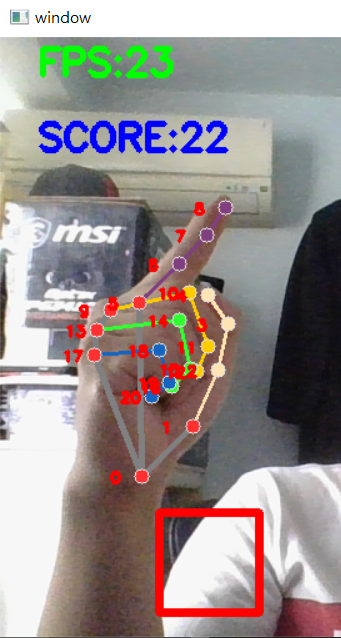
#> input picture hands_detection.png, 341 x 638 px, given in place of 4.jpg, which was not available
$ python 'OpenCV-初學.py'
#> lines starting #> are read from the running program, lines starting #| are printed output that depends on the picture; pictures that were not available may be replaced by others from this repository, and a replacement may not be noted
import cv2
import numpy as np


def show(img):
    cv2.imshow('oxox',img)
    cv2.waitKey(0)

# [45 lines of commented-out code are left out]

img=cv2.imread("4.jpg")
#> img is the input picture: shape (638, 341, 3); mean B, G, R 142.1, 143.9, 153.1
img20=cv2.imread("1.jpg")
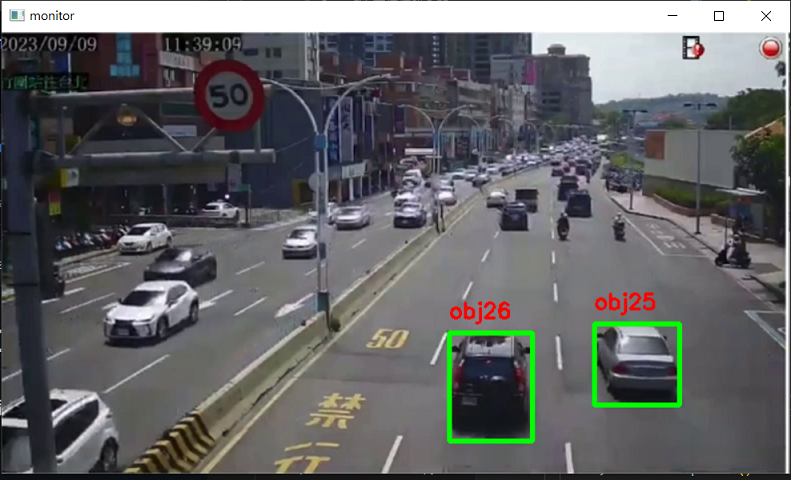
#> input picture object_detect.png, 791 x 480 px, given in place of 1.jpg, which was not available
#> img20 is the input picture: shape (480, 791, 3); mean B, G, R 102.5, 101.2, 100.4

#印出img的維度大小
# print(img.shape)

#創造圖片的概念
# img1=np.empty((300,300,3),np.uint8)

# for row in range(300):
#     for col in range(300):
#         img1[row][col]=[255,0,0]

#切割圖片
#以圖片左上角為原點
# new_4=img[100:332,200:500]

#轉換灰階圖片
img_gray=cv2.cvtColor(img, cv2.COLOR_BGR2GRAY)
img20=cv2.resize(img20,(0,0),fx=0.3,fy=0.3)
#> img20: shape (144, 237, 3)
#高斯模糊圖片
blur=cv2.GaussianBlur(img20,(7,7),10)
#平均值模糊法(計算範圍內的色彩值平均)
mean_blur=cv2.blur(img20,(20,20))
#中值模糊法將處理範圍內的色彩做排序 取順序在中間的
central=cv2.medianBlur(img20,35)
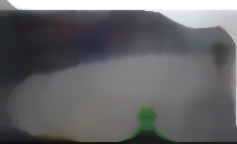
#> central: shape (144, 237, 3); mean B, G, R 104.2, 101.6, 101.5
# [9 lines of commented-out code are left out]
canny=cv2.Canny(img,300,500)
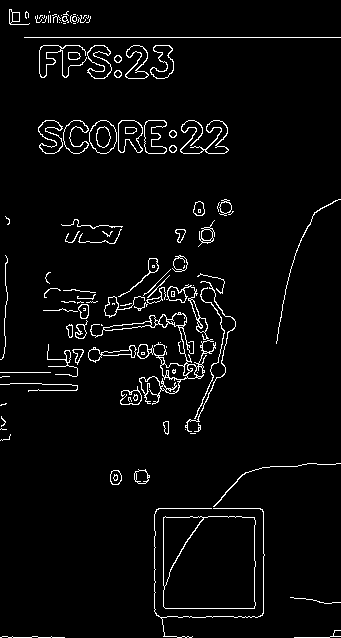
#> canny: shape (638, 341); 3.8% white in thin lines or dots

#dilate膨脹(把邊緣線條做膨脹色彩值高的會侵蝕低的)
dilate=cv2.dilate(img, np.ones((0,0)))

#erode侵蝕(色彩值低的會侵蝕高的)
erode=cv2.erode(img,np.ones((10,10)))
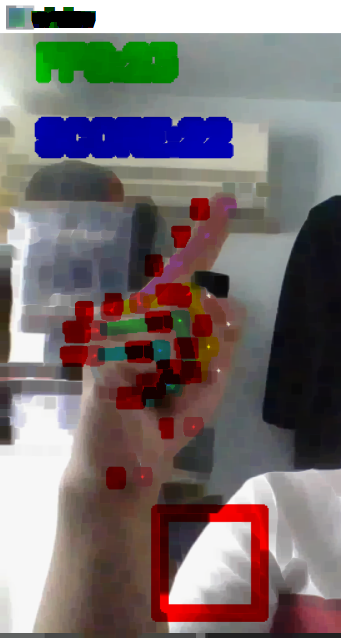
#> erode: shape (638, 341, 3); mean B, G, R 112.5, 112.4, 121.2
canny_e=cv2.erode(canny,np.ones((15,10)),iterations=1)
#> canny_e: shape (638, 341); every value is 0
canny_d=cv2.dilate(canny_e,np.ones((15,10)),iterations=1)
# [17 lines of commented-out code are left out]
img_flip=cv2.flip(img,1)
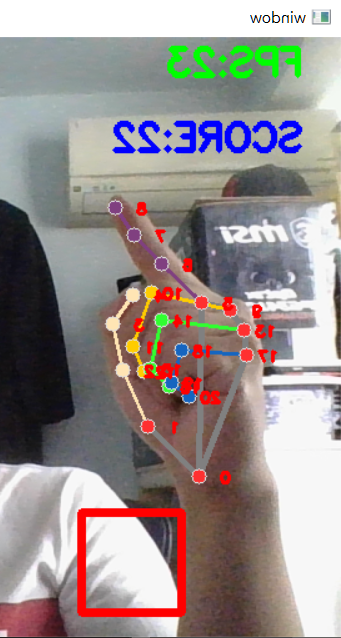
#> img_flip: shape (638, 341, 3); mean B, G, R 142.1, 143.9, 153.1

#旋轉圖片                                       #旋轉中心  旋轉角度 縮放比率  輸出的圖像大小
img_rotation=cv2.warpAffine(img, cv2.getRotationMatrix2D((500,250), 90, 0.2), (800,450))
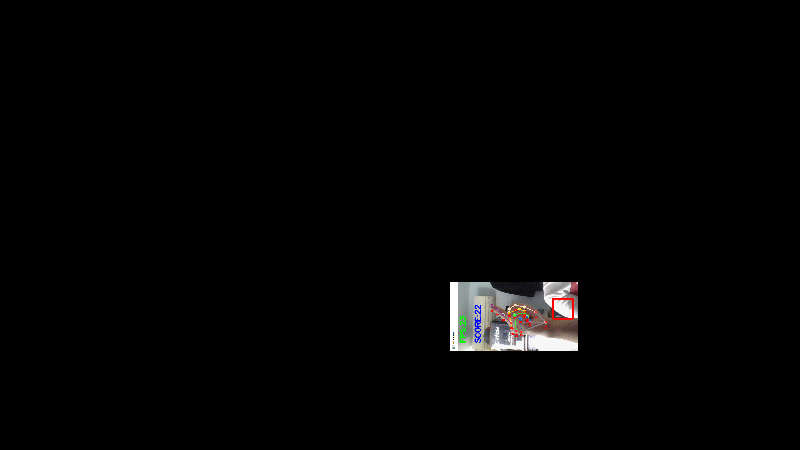
#> img_rotation: shape (450, 800, 3); mean B, G, R 3.5, 3.5, 3.8

#圖片的複製貼上
    #底圖要貼上的位置 大小要跟要貼上的圖片一致
# img[100:400,200:700]=img20[600:900,300:800]
#浮水印 第三個參數 間隔取值
# img[100:400,200:700:3]=img20[600:900,300:800:3]

# print(img20.shape)

#取bgr三種亮度
img19=img[:,:,2]
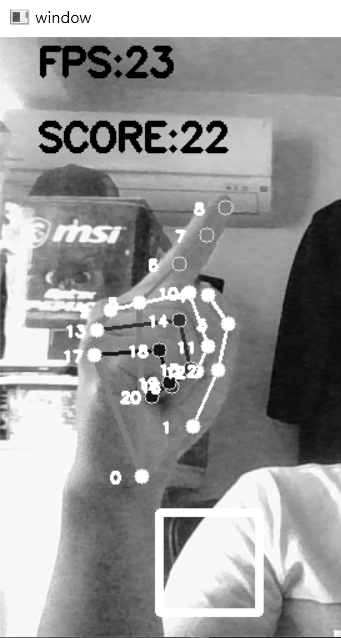
#> img19: shape (638, 341); min 0, max 255, mean 153.1


# [55 lines of commented-out code are left out]
image=cv2.imread("22231.png")
image=cv2.resize(image,(0,0),fx=0.3,fy=0.3)


def empty():
    pass
#動態控制條
#創建視窗
cv2.namedWindow("tracker")
cv2.resizeWindow("tracker",763,504)

#控制條HSV有三個值
cv2.createTrackbar("HueMin","tracker",0,179,empty)
cv2.createTrackbar("HueMax","tracker",179,179,empty)
cv2.createTrackbar("SatMin","tracker",0,255,empty)
cv2.createTrackbar("SatMax","tracker",255,255,empty)
cv2.createTrackbar("ValMin","tracker",0,255,empty)
cv2.createTrackbar("ValMax","tracker",255,255,empty)


#轉換顏色成hsv
hsv=cv2.cvtColor(image,cv2.COLOR_BGR2HSV)
#> hsv: shape (144, 237, 3); mean H, S, V 96.1, 35.7, 108.8

while True:
    h_min=cv2.getTrackbarPos("HueMin","tracker")
    h_max=cv2.getTrackbarPos("HueMax","tracker")
    s_min=cv2.getTrackbarPos("SatMin","tracker")
    s_max=cv2.getTrackbarPos("SatMax","tracker")
    v_min=cv2.getTrackbarPos("ValMin","tracker")
    v_max=cv2.getTrackbarPos("ValMax","tracker")
    print(h_min,h_max,s_min,s_max,v_min,v_max)

    lower=np.array([h_min,s_min,v_min])
    upper=np.array([h_max,s_max,v_max])

    mask=cv2.inRange(hsv,lower,upper)
#> mask: shape (144, 237); every value is 255
    result=cv2.bitwise_and(image,image,mask=mask)
    cv2.imshow("gg",hsv)
    cv2.imshow('ss',image)
    cv2.imshow("gk",mask)
    cv2.imshow("re",result)
    cv2.waitKey(1)


# [25 lines of commented-out code are left out]
